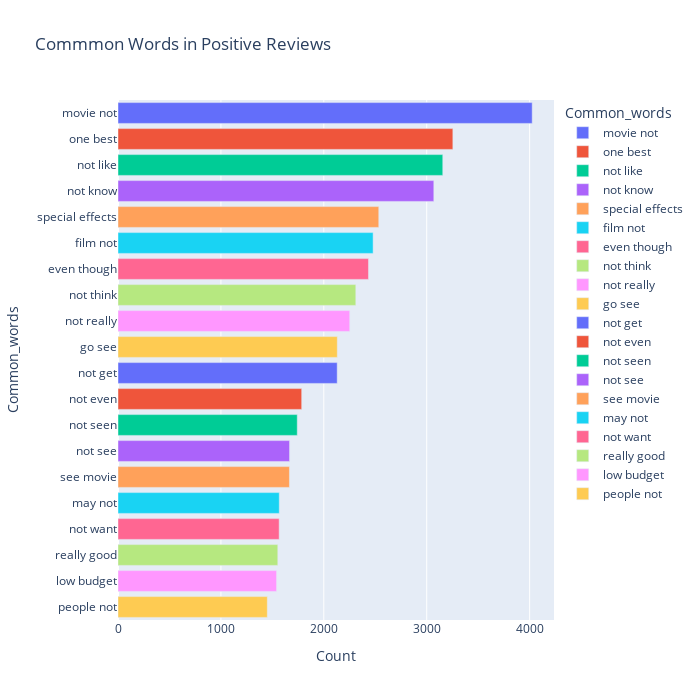

Write notebook code for a chart like this one.
### Code cell
most_common_uni = get_top_text_ngrams(df.Reviews_clean[df['Ratings']>=7],20,2)
most_common_uni = dict(most_common_uni)
temp = pd.DataFrame(columns = ["Common_words" , 'Count'])
temp["Common_words"] = list(most_common_uni.keys())
temp["Count"] = list(most_common_uni.values())
fig = px.bar(temp, x="Count", y="Common_words", title='Commmon Words in Positive Reviews', orientation='h', 
             width=700, height=700,color='Common_words')
fig.show()

### Figure 1 — Plotly figure (JSON) as saved in the notebook; plotly's stock layout.template omitted (floating-point values rounded to 4 significant figures)
{"data": [{"alignmentgroup": "True", "hovertemplate": "Common_words=%{y}<br>Count=%{x}<extra></extra>", "legendgroup": "movie not", "marker": {"color": "#636efa", "pattern": {"shape": ""}}, "name": "movie not", "offsetgroup": "movie not", "orientation": "h", "showlegend": true, "textposition": "auto", "type": "bar", "x": [4025], "xaxis": "x", "y": ["movie not"], "yaxis": "y"}, {"alignmentgroup": "True", "hovertemplate": "Common_words=%{y}<br>Count=%{x}<extra></extra>", "legendgroup": "one best", "marker": {"color": "#EF553B", "pattern": {"shape": ""}}, "name": "one best", "offsetgroup": "one best", "orientation": "h", "showlegend": true, "textposition": "auto", "type": "bar", "x": [3254], "xaxis": "x", "y": ["one best"], "yaxis": "y"}, {"alignmentgroup": "True", "hovertemplate": "Common_words=%{y}<br>Count=%{x}<extra></extra>", "legendgroup": "not like", "marker": {"color": "#00cc96", "pattern": {"shape": ""}}, "name": "not like", "offsetgroup": "not like", "orientation": "h", "showlegend": true, "textposition": "auto", "type": "bar", "x": [3156], "xaxis": "x", "y": ["not like"], "yaxis": "y"}, {"alignmentgroup": "True", "hovertemplate": "Common_words=%{y}<br>Count=%{x}<extra></extra>", "legendgroup": "not know", "marker": {"color": "#ab63fa", "pattern": {"shape": ""}}, "name": "not know", "offsetgroup": "not know", "orientation": "h", "showlegend": true, "textposition": "auto", "type": "bar", "x": [3069], "xaxis": "x", "y": ["not know"], "yaxis": "y"}, {"alignmentgroup": "True", "hovertemplate": "Common_words=%{y}<br>Count=%{x}<extra></extra>", "legendgroup": "special effects", "marker": {"color": "#FFA15A", "pattern": {"shape": ""}}, "name": "special effects", "offsetgroup": "special effects", "orientation": "h", "showlegend": true, "textposition": "auto", "type": "bar", "x": [2534], "xaxis": "x", "y": ["special effects"], "yaxis": "y"}, {"alignmentgroup": "True", "hovertemplate": "Common_words=%{y}<br>Count=%{x}<extra></extra>", "legendgroup": "film not", "marker": {"color": "#19d3f3", "pattern": {"shape": ""}}, "name": "film not", "offsetgroup": "film not", "orientation": "h", "showlegend": true, "textposition": "auto", "type": "bar", "x": [2479], "xaxis": "x", "y": ["film not"], "yaxis": "y"}, {"alignmentgroup": "True", "hovertemplate": "Common_words=%{y}<br>Count=%{x}<extra></extra>", "legendgroup": "even though", "marker": {"color": "#FF6692", "pattern": {"shape": ""}}, "name": "even though", "offsetgroup": "even though", "orientation": "h", "showlegend": true, "textposition": "auto", "type": "bar", "x": [2434], "xaxis": "x", "y": ["even though"], "yaxis": "y"}, {"alignmentgroup": "True", "hovertemplate": "Common_words=%{y}<br>Count=%{x}<extra></extra>", "legendgroup": "not think", "marker": {"color": "#B6E880", "pattern": {"shape": ""}}, "name": "not think", "offsetgroup": "not think", "orientation": "h", "showlegend": true, "textposition": "auto", "type": "bar", "x": [2311], "xaxis": "x", "y": ["not think"], "yaxis": "y"}, {"alignmentgroup": "True", "hovertemplate": "Common_words=%{y}<br>Count=%{x}<extra></extra>", "legendgroup": "not really", "marker": {"color": "#FF97FF", "pattern": {"shape": ""}}, "name": "not really", "offsetgroup": "not really", "orientation": "h", "showlegend": true, "textposition": "auto", "type": "bar", "x": [2252], "xaxis": "x", "y": ["not really"], "yaxis": "y"}, {"alignmentgroup": "True", "hovertemplate": "Common_words=%{y}<br>Count=%{x}<extra></extra>", "legendgroup": "go see", "marker": {"color": "#FECB52", "pattern": {"shape": ""}}, "name": "go see", "offsetgroup": "go see", "orientation": "h", "showlegend": true, "textposition": "auto", "type": "bar", "x": [2131], "xaxis": "x", "y": ["go see"], "yaxis": "y"}, {"alignmentgroup": "True", "hovertemplate": "Common_words=%{y}<br>Count=%{x}<extra></extra>", "legendgroup": "not get", "marker": {"color": "#636efa", "pattern": {"shape": ""}}, "name": "not get", "offsetgroup": "not get", "orientation": "h", "showlegend": true, "textposition": "auto", "type": "bar", "x": [2130], "xaxis": "x", "y": ["not get"], "yaxis": "y"}, {"alignmentgroup": "True", "hovertemplate": "Common_words=%{y}<br>Count=%{x}<extra></extra>", "legendgroup": "not even", "marker": {"color": "#EF553B", "pattern": {"shape": ""}}, "name": "not even", "offsetgroup": "not even", "orientation": "h", "showlegend": true, "textposition": "auto", "type": "bar", "x": [1785], "xaxis": "x", "y": ["not even"], "yaxis": "y"}, {"alignmentgroup": "True", "hovertemplate": "Common_words=%{y}<br>Count=%{x}<extra></extra>", "legendgroup": "not seen", "marker": {"color": "#00cc96", "pattern": {"shape": ""}}, "name": "not seen", "offsetgroup": "not seen", "orientation": "h", "showlegend": true, "textposition": "auto", "type": "bar", "x": [1742], "xaxis": "x", "y": ["not seen"], "yaxis": "y"}, {"alignmentgroup": "True", "hovertemplate": "Common_words=%{y}<br>Count=%{x}<extra></extra>", "legendgroup": "not see", "marker": {"color": "#ab63fa", "pattern": {"shape": ""}}, "name": "not see", "offsetgroup": "not see", "orientation": "h", "showlegend": true, "textposition": "auto", "type": "bar", "x": [1667], "xaxis": "x", "y": ["not see"], "yaxis": "y"}, {"alignmentgroup": "True", "hovertemplate": "Common_words=%{y}<br>Count=%{x}<extra></extra>", "legendgroup": "see movie", "marker": {"color": "#FFA15A", "pattern": {"shape": ""}}, "name": "see movie", "offsetgroup": "see movie", "orientation": "h", "showlegend": true, "textposition": "auto", "type": "bar", "x": [1666], "xaxis": "x", "y": ["see movie"], "yaxis": "y"}, {"alignmentgroup": "True", "hovertemplate": "Common_words=%{y}<br>Count=%{x}<extra></extra>", "legendgroup": "may not", "marker": {"color": "#19d3f3", "pattern": {"shape": ""}}, "name": "may not", "offsetgroup": "may not", "orientation": "h", "showlegend": true, "textposition": "auto", "type": "bar", "x": [1567], "xaxis": "x", "y": ["may not"], "yaxis": "y"}, {"alignmentgroup": "True", "hovertemplate": "Common_words=%{y}<br>Count=%{x}<extra></extra>", "legendgroup": "not want", "marker": {"color": "#FF6692", "pattern": {"shape": ""}}, "name": "not want", "offsetgroup": "not want", "orientation": "h", "showlegend": true, "textposition": "auto", "type": "bar", "x": [1566], "xaxis": "x", "y": ["not want"], "yaxis": "y"}, {"alignmentgroup": "True", "hovertemplate": "Common_words=%{y}<br>Count=%{x}<extra></extra>", "legendgroup": "really good", "marker": {"color": "#B6E880", "pattern": {"shape": ""}}, "name": "really good", "offsetgroup": "really good", "orientation": "h", "showlegend": true, "textposition": "auto", "type": "bar", "x": [1553], "xaxis": "x", "y": ["really good"], "yaxis": "y"}, {"alignmentgroup": "True", "hovertemplate": "Common_words=%{y}<br>Count=%{x}<extra></extra>", "legendgroup": "low budget", "marker": {"color": "#FF97FF", "pattern": {"shape": ""}}, "name": "low budget", "offsetgroup": "low budget", "orientation": "h", "showlegend": true, "textposition": "auto", "type": "bar", "x": [1541], "xaxis": "x", "y": ["low budget"], "yaxis": "y"}, {"alignmentgroup": "True", "hovertemplate": "Common_words=%{y}<br>Count=%{x}<extra></extra>", "legendgroup": "people not", "marker": {"color": "#FECB52", "pattern": {"shape": ""}}, "name": "people not", "offsetgroup": "people not", "orientation": "h", "showlegend": true, "textposition": "auto", "type": "bar", "x": [1451], "xaxis": "x", "y": ["people not"], "yaxis": "y"}], "layout": {"barmode": "relative", "height": 700, "legend": {"title": {"text": "Common_words"}, "tracegroupgap": 0}, "title": {"text": "Commmon Words in Positive Reviews"}, "width": 700, "xaxis": {"anchor": "y", "autorange": true, "domain": [0, 1], "range": [0, 4237.0], "title": {"text": "Count"}, "type": "linear"}, "yaxis": {"anchor": "x", "autorange": true, "categoryarray": ["people not", "low budget", "really good", "not want", "may not", "see movie", "not see", "not seen", "not even", "not get", "go see", "not really", "not think", "even though", "film not", "special effects", "not know", "not like", "one best", "movie not"], "categoryorder": "array", "domain": [0, 1], "range": [-0.5, 19.5], "title": {"text": "Common_words"}, "type": "category"}}}
